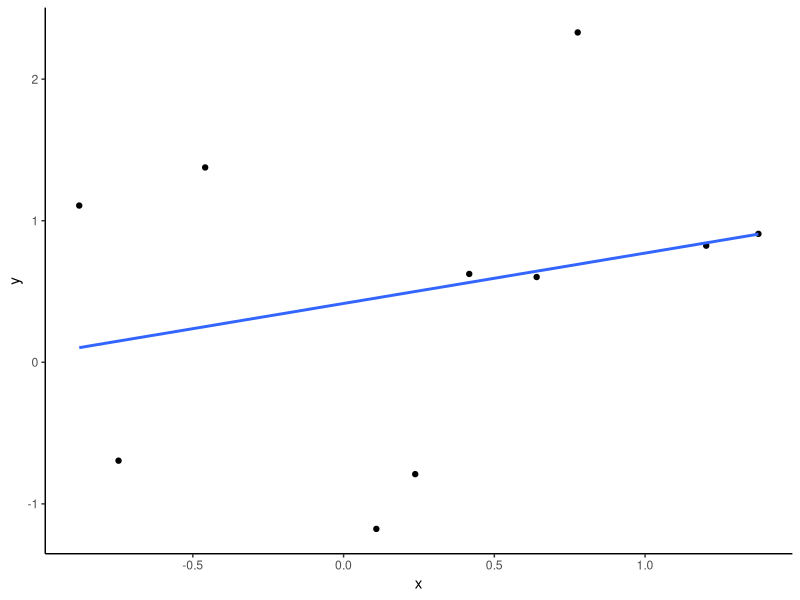
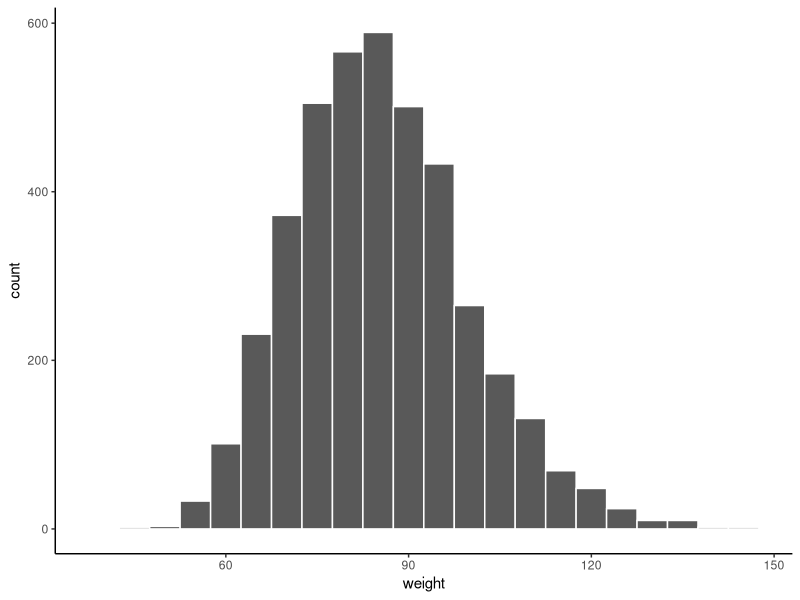
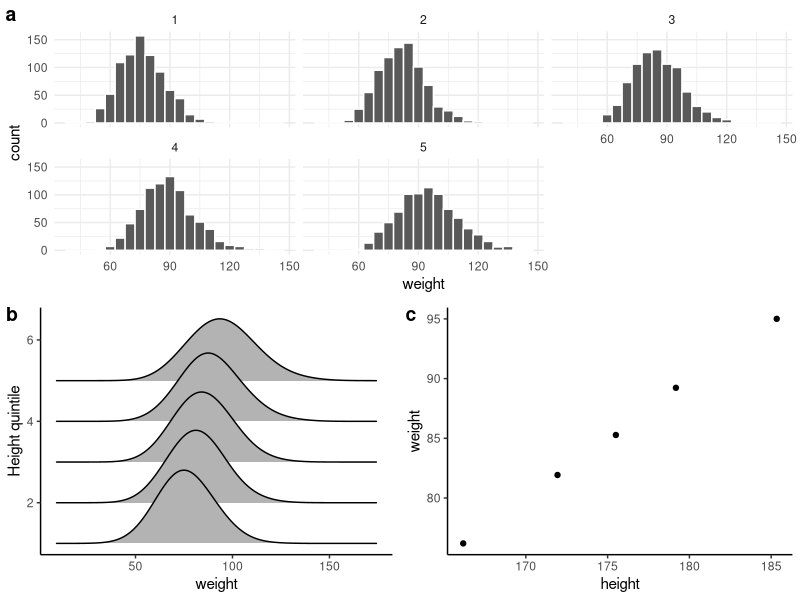
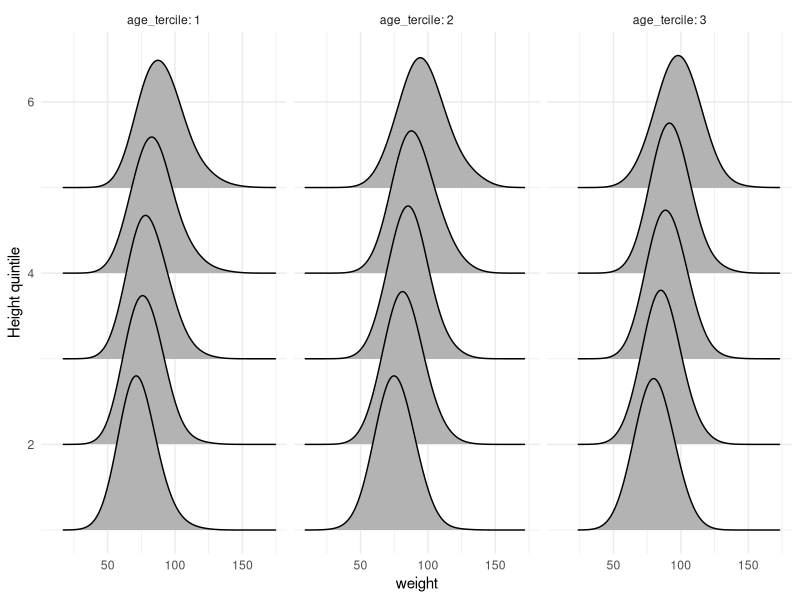
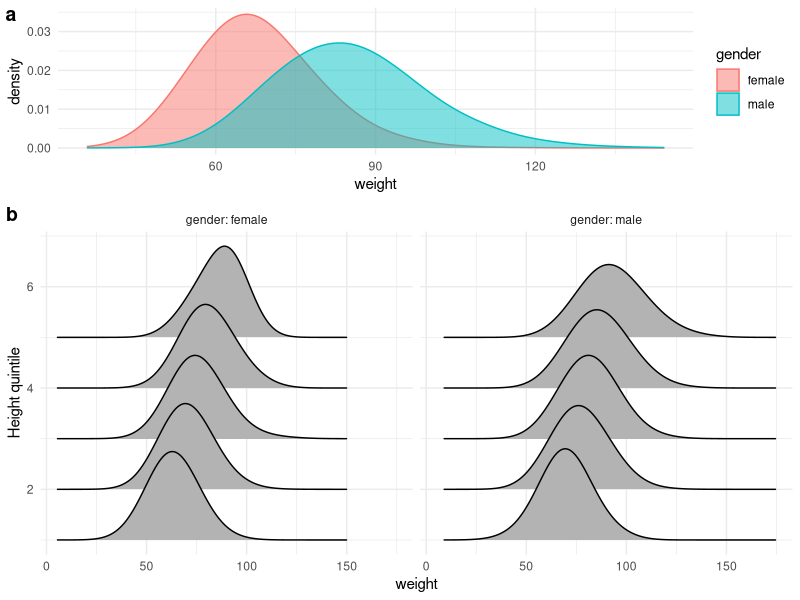

The R source for these figures, in order:
## ---- chunk 1
knitr::opts_chunk$set(echo = F, prompt = F, warning = F, message = F, comment='#>')
# Thanks to 
# https://github.com/ramnathv/slidify/issues/189#issuecomment-15850008
hook1 <- function(x){ gsub("```\n*```r*\n*", "", x) }
hook2 <- function(x){ gsub("```\n+```\n", "", x) }
knitr::knit_hooks$set(document = hook1)
## ---- chunk 2
library(tidyverse)
library(here)
library(knitr)
library(ggridges)
library(cowplot)
theme_set(theme_classic())

set.seed(10101)
## ---- chunk 3
n <- 10
tibble(x = rnorm(n), 
       y = x + rnorm(n)) %>% 
  ggplot(aes(x = x, y = y)) + geom_point() + stat_smooth(method = 'lm', se = F)
## ---- chunk 4
# data on heights, weights etc of US Army personnel
weight_df <- read_csv("data/weight.csv")
weight_male_df <- weight_df %>% filter(gender == 'male')
## ---- chunk 5
weight_male_df %>% 
  ggplot(aes(x = weight)) + 
  geom_histogram(binwidth = 5, colour = 'white')
## ---- chunk 6
P_1 <- weight_male_df %>% 
  mutate(height_decile = ntile(height, 5)) %>% 
  ggplot(aes(x = weight)) + 
  geom_histogram(binwidth = 5, colour = 'white') +
  facet_wrap(~height_decile) +
  theme_minimal()

P_2 <- weight_male_df %>% 
  mutate(height_decile = ntile(height, 5)) %>% 
  ggplot(aes(x = weight, y = height_decile, group = height_decile)) + 
  geom_density_ridges(bandwidth = 10) + 
  ylab('Height quintile')

P_3 <- weight_male_df %>% 
  mutate(height_decile = ntile(height, 5)) %>%
  group_by(height_decile) %>% 
  summarize(height = mean(height),
            weight = mean(weight)) %>% 
  ggplot(aes(x = height, y = weight)) + geom_point()

plot_grid(P_1, 
          plot_grid(P_2, P_3, labels = c('b', 'c')), 
          labels = c('a', ''), 
          nrow = 2)

## ---- chunk 7
weight_male_df %>% 
  mutate(height_decile = ntile(height, 5),
         age_tercile = ntile(age, 3)) %>% 
  ggplot(aes(x = weight, y = height_decile, group = height_decile)) + 
  geom_density_ridges(bandwidth = 10.1) + 
  ylab('Height quintile') + 
  facet_grid(~age_tercile,
             labeller = label_both
             ) + theme_minimal()
## ---- chunk 8
M1 <- lm(weight ~ height + age, data = weight_male_df)
## ---- chunk 9
(estimates <- coef(M1))
## ---- chunk 10
sigma(M1)
## ---- chunk 11
# extract the whole coefficients table from the summary output
coefs_table <- summary(M1)$coefficients

# the following gets the mle for height 
# also possible using `coef(...)`
beta_height <- coefs_table['height', 'Estimate']

# here is the standard error
se_height <- coefs_table['height', 'Std. Error']
## ---- chunk 12
(t_stat_1 <- (beta_height - 1)/se_height)
## ---- chunk 13
n <- nrow(weight_male_df)
K <- 2
pt(abs(t_stat_1), df = n - K - 1, lower.tail = FALSE) * 2

(t_stat_2 <- (beta_height - 0)/se_height)
pt(abs(t_stat_2), df = n - K - 1, lower.tail = FALSE) * 2

coefs_table['height',c('t value', 'Pr(>|t|)')]
## ---- chunk 14
tau <- qt(0.975, df = n-K-1)
## ---- chunk 15
beta_height + c(-1, 1) * se_height * tau
## ---- chunk 16
confint(M1, parm = 'height', level = 0.95)
## ---- chunk 17
weight_male_df_new <- tibble(height = 175,
                             age = 35)

predict(M1, newdata = weight_male_df_new)
## ---- chunk 18
predict(M1, 
        interval = 'confidence',
        newdata = weight_male_df_new)
## ---- chunk 19
S <- summary(M1)
S$r.squared
S$adj.r.squared
## ---- chunk 20
M0 <- lm(weight ~ 1, data = weight_male_df)
anova(M0, M1)
## ---- chunk 21

tmp_df <- weight_df %>%
  mutate(height_ntile = ntile(height, 5),
         age_ntile = ntile(age, 3))

p_1 <- tmp_df %>% 
  ggplot(aes(x = weight, group = gender, colour = gender, fill = gender)) + 
  geom_density(bw = 5.1, alpha = 0.5) + 
  ylab('density') + 
  theme_minimal()

p_2 <- tmp_df %>% 
  ggplot(aes(x = weight, y = height_ntile, group = height_ntile)) + 
  geom_density_ridges(bandwidth = 10.1) + 
  ylab('Height quintile') + 
  facet_grid(~ gender,
             labeller = label_both
  ) + theme_minimal()

plot_grid(p_1, p_2, 
          labels = c('a', 'b'), 
          rel_heights = c(1, 2)/3,
          nrow = 2)
## ---- chunk 22
M_gender <- lm(weight ~ gender, data = weight_df)
coef(M_gender)
## ---- chunk 23
M_gender_height <- lm(weight ~ height + gender, 
                      data = weight_df)
coef(M_gender_height)
## ---- chunk 24
# vivs := varying intercept, varying slope
M_vivs <- lm(weight ~ height * gender, data=weight_df)
## ---- chunk 25
betas <- coef(M_vivs)
betas['(Intercept)'] # female
betas['(Intercept)'] + betas['gendermale'] # male
## ---- chunk 26
betas['height'] # female
betas['height'] + betas['height:gendermale'] # male
## ---- chunk 27
weight_df_2 <- weight_df %>% 
  filter(race %in% c('white', 'black', 'hispanic'))
## ---- chunk 28
M_race <- lm(weight ~ race, data = weight_df_2)
coef(M_race)
